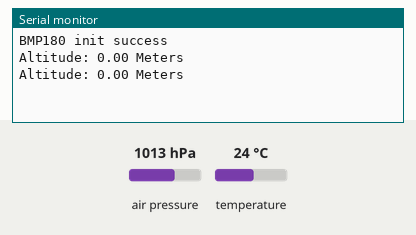
The sketch below on a simulated Arduino Uno, built with avr-gcc and run on an emulated ATmega328P. Parts: the last lines printed to the serial monitor. Inputs (shaded band) come from the test bench; at power-on: air pressure 1013 hPa, temperature 24 °C.

Above: at 2.8 s.
2.9 s: air pressure set to 952 hPa
At 3.9 s:
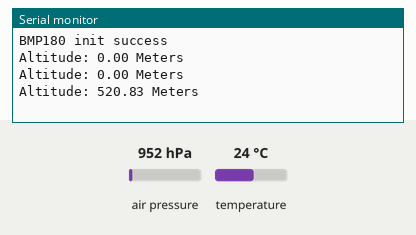
4.4 s: air pressure set to 975 hPa
At 5.6 s:
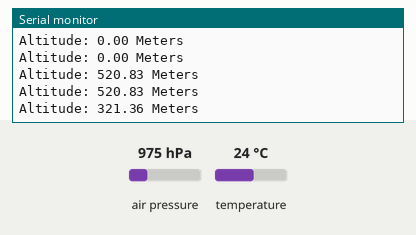
Timing chart, 0 to 7.4 s (numbered marks = the images above; inputs shaded):
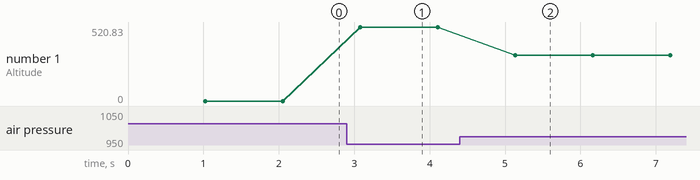

The sketch:

Digital_Air_Pressure_Sensor_Altitude.ino
```cpp
#include <Wire.h>
#include <SFE_BMP180.h>

SFE_BMP180 bmp180;
float Po = 1013.0;

void setup() {
  Serial.begin(9600);
  bool success = bmp180.begin();

  if (success) {
    Serial.println("BMP180 init success");
  }
}

void loop() {
  char status;
  double T, P, alt;
  bool success = false;

  status = bmp180.startTemperature();

  if (status != 0) {
    delay(1000);
    status = bmp180.getTemperature(T);

    if (status != 0) {
      status = bmp180.startPressure(3);

      if (status != 0) {
        delay(status);
        status = bmp180.getPressure(P, T);

        if (status != 0) {
          alt = bmp180.altitude(P, Po);

          Serial.print("Altitude: ");
          Serial.print(alt);
          Serial.println(" Meters");
        }
      }
    }
  }
}
```

Measured:
- after the input at 2.9 s, the serial monitor: prints a new line after 0.18 s (image 1)
- after the input at 4.4 s, the serial monitor: prints a new line after 0.74 s (image 2)
- plotted number 1: 0 → 520.83 after the input at 2.9 s, 520.83 → 321.36 after the input at 4.4 s
